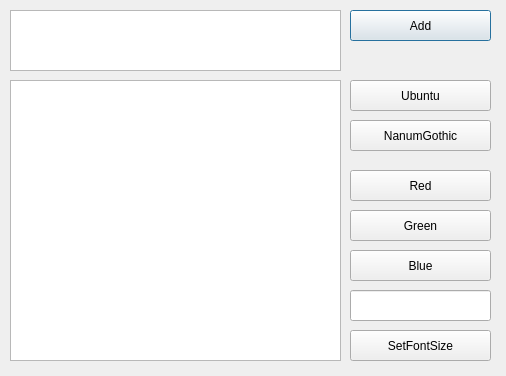
<?xml version="1.0" encoding="UTF-8"?>
<ui version="4.0">
 <class>Dialog</class>
 <widget class="QDialog" name="Dialog">
  <property name="geometry">
   <rect>
    <x>0</x>
    <y>0</y>
    <width>506</width>
    <height>376</height>
   </rect>
  </property>
  <property name="windowTitle">
   <string>Dialog</string>
  </property>
  <widget class="QTextEdit" name="inputText">
   <property name="geometry">
    <rect>
     <x>10</x>
     <y>10</y>
     <width>331</width>
     <height>61</height>
    </rect>
   </property>
  </widget>
  <widget class="QTextEdit" name="outputText">
   <property name="geometry">
    <rect>
     <x>10</x>
     <y>80</y>
     <width>331</width>
     <height>281</height>
    </rect>
   </property>
   <property name="readOnly">
    <bool>true</bool>
   </property>
  </widget>
  <widget class="QPushButton" name="addButton">
   <property name="geometry">
    <rect>
     <x>350</x>
     <y>10</y>
     <width>141</width>
     <height>31</height>
    </rect>
   </property>
   <property name="text">
    <string>Add</string>
   </property>
  </widget>
  <widget class="QPushButton" name="nanumButton">
   <property name="geometry">
    <rect>
     <x>350</x>
     <y>80</y>
     <width>141</width>
     <height>31</height>
    </rect>
   </property>
   <property name="text">
    <string>Ubuntu</string>
   </property>
  </widget>
  <widget class="QPushButton" name="ubuntuButton">
   <property name="geometry">
    <rect>
     <x>350</x>
     <y>120</y>
     <width>141</width>
     <height>31</height>
    </rect>
   </property>
   <property name="text">
    <string>NanumGothic</string>
   </property>
  </widget>
  <widget class="QPushButton" name="redButton">
   <property name="geometry">
    <rect>
     <x>350</x>
     <y>170</y>
     <width>141</width>
     <height>31</height>
    </rect>
   </property>
   <property name="text">
    <string>Red</string>
   </property>
  </widget>
  <widget class="QPushButton" name="greenButton">
   <property name="geometry">
    <rect>
     <x>350</x>
     <y>210</y>
     <width>141</width>
     <height>31</height>
    </rect>
   </property>
   <property name="text">
    <string>Green</string>
   </property>
  </widget>
  <widget class="QPushButton" name="blueButton">
   <property name="geometry">
    <rect>
     <x>350</x>
     <y>250</y>
     <width>141</width>
     <height>31</height>
    </rect>
   </property>
   <property name="text">
    <string>Blue</string>
   </property>
  </widget>
  <widget class="QPushButton" name="fontSizeButton">
   <property name="geometry">
    <rect>
     <x>350</x>
     <y>330</y>
     <width>141</width>
     <height>31</height>
    </rect>
   </property>
   <property name="text">
    <string>SetFontSize</string>
   </property>
  </widget>
  <widget class="QLineEdit" name="fontSizeLine">
   <property name="geometry">
    <rect>
     <x>350</x>
     <y>290</y>
     <width>141</width>
     <height>31</height>
    </rect>
   </property>
  </widget>
 </widget>
 <resources/>
 <connections/>
</ui>
